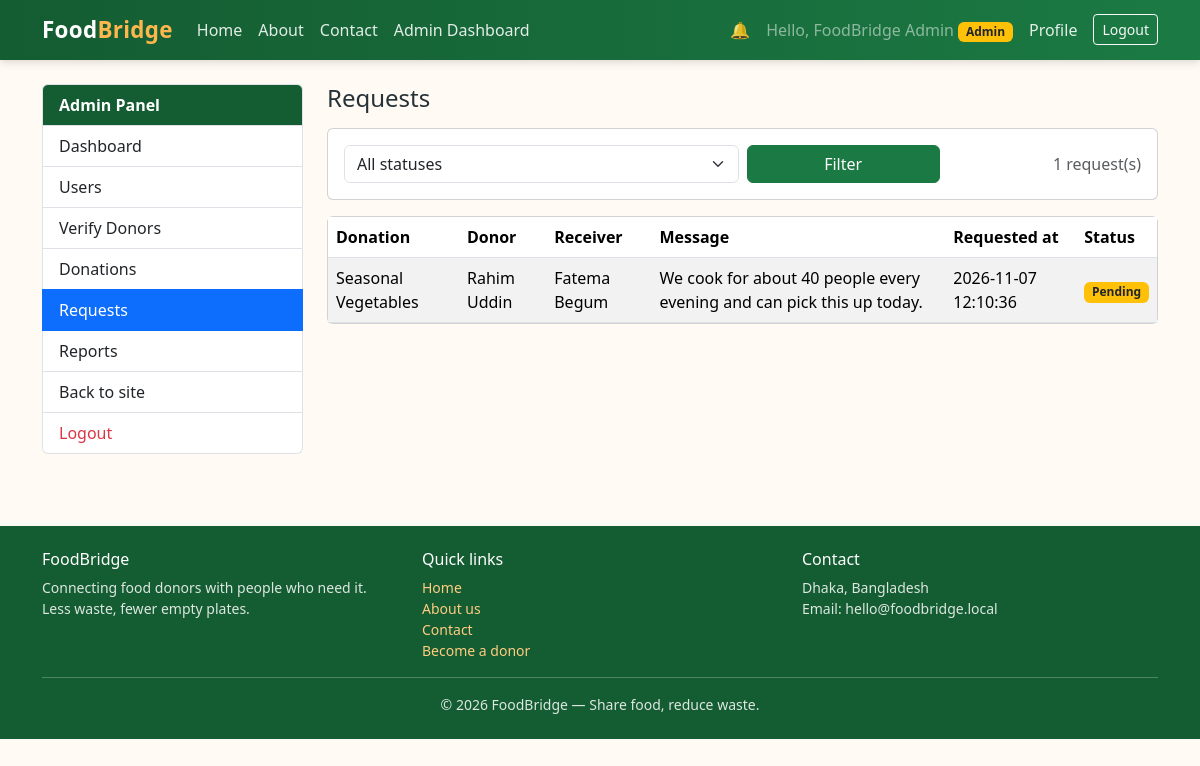
The app's page /admin/requests.php (signed in) with its own data.
### tables this page shows
CREATE TABLE IF NOT EXISTS food_requests (
    id          INT UNSIGNED AUTO_INCREMENT PRIMARY KEY,
    donation_id INT UNSIGNED NOT NULL,
    receiver_id INT UNSIGNED NOT NULL,
    message     TEXT         NULL,
    status      ENUM('pending', 'accepted', 'rejected', 'completed') NOT NULL DEFAULT 'pending',
    created_at  TIMESTAMP    NOT NULL DEFAULT CURRENT_TIMESTAMP,
    CONSTRAINT fk_requests_donation
        FOREIGN KEY (donation_id) REFERENCES food_donations (id)
        ON DELETE CASCADE ON UPDATE CASCADE,
    CONSTRAINT fk_requests_receiver
        FOREIGN KEY (receiver_id) REFERENCES users (id)
        ON DELETE CASCADE ON UPDATE CASCADE
);

CREATE TABLE IF NOT EXISTS food_donations (
    id            INT UNSIGNED AUTO_INCREMENT PRIMARY KEY,
    donor_id      INT UNSIGNED NOT NULL,
    title         VARCHAR(150) NOT NULL,
    description   TEXT         NULL,
    category      VARCHAR(100) NOT NULL,
    quantity      DECIMAL(10, 2) NOT NULL,
    unit          VARCHAR(20)  NOT NULL DEFAULT 'pcs',
    pickup_address VARCHAR(255) NOT NULL,
    expiry_time   DATETIME     NOT NULL,
    image         VARCHAR(255) NULL,                        
    status        ENUM('available', 'requested', 'completed', 'expired') NOT NULL DEFAULT 'available',
    created_at    TIMESTAMP    NOT NULL DEFAULT CURRENT_TIMESTAMP,
    CONSTRAINT fk_donations_donor
        FOREIGN KEY (donor_id) REFERENCES users (id)
        ON DELETE CASCADE ON UPDATE CASCADE
);

CREATE TABLE IF NOT EXISTS users (
    id                INT UNSIGNED AUTO_INCREMENT PRIMARY KEY,
    name              VARCHAR(100) NOT NULL,
    email             VARCHAR(150) NOT NULL UNIQUE,
    password          VARCHAR(255) NOT NULL,               
    phone             VARCHAR(20)  NULL,
    address           VARCHAR(255) NULL,
    role              ENUM('admin', 'donor', 'receiver') NOT NULL DEFAULT 'receiver',
    organization_name VARCHAR(150) NULL,
    is_verified       TINYINT(1)   NOT NULL DEFAULT 0,
    status            ENUM('active', 'inactive', 'suspended') NOT NULL DEFAULT 'active',
    created_at        TIMESTAMP    NOT NULL DEFAULT CURRENT_TIMESTAMP
);

### admin/requests.php (the view, shortened to what this page needs)
<?php
require_once __DIR__ . '/../config/db.php';
$status = trim($_GET['status'] ?? '');
if (!in_array($status, ['pending', 'accepted', 'rejected', 'completed'], true)) {
    $status = '';
}
$sql = "SELECT fr.*, fd.title AS donation_title,
               donor.name AS donor_name, receiver.name AS receiver_name
        FROM food_requests fr
        JOIN food_donations fd ON fd.id = fr.donation_id
        JOIN users donor ON donor.id = fd.donor_id
        JOIN users receiver ON receiver.id = fr.receiver_id";
if ($status !== '') {
    $stmt = $pdo->prepare($sql . ' WHERE fr.status = ? ORDER BY fr.created_at DESC');
    $stmt->execute([$status]);
} else {
    $stmt = $pdo->query($sql . ' ORDER BY fr.created_at DESC');
}
$requests = $stmt->fetchAll();
$reqBadge = [
    'pending'   => 'bg-warning text-dark',
    'accepted'  => 'bg-success',
    'rejected'  => 'bg-danger',
    'completed' => 'bg-primary',
];
include __DIR__ . '/../includes/header.php';
?>
<div class="row g-4">
    <div class="col-lg-3">
        <?php include __DIR__ . '/../includes/admin_sidebar.php'; ?>
    </div>
    <div class="col-lg-9">
        <h1 class="h4 mb-3">Requests</h1>
        <form method="get" action="" class="card p-3 mb-3">
            <div class="row g-2 align-items-center">
                <div class="col-md-6">
                    <select class="form-select" name="status">
                        <option value="">All statuses</option>
                    </select>
                </div>
                <div class="col-md-3 d-grid">
                    <button type="submit" class="btn btn-fb-green">Filter</button>
                </div>
                <div class="col-md-3 text-md-end">
                    <span class="text-muted"><?= count($requests) ?> request(s)</span>
                </div>
            </div>
        </form>
        <div class="card">
            <div class="card-body p-0">
                <div class="table-responsive">
                    <table class="table table-striped table-hover mb-0 align-middle">
                        <thead>
                            <tr>
                                <th>Donation</th>
                                <th>Donor</th>
                                <th>Receiver</th>
                                <th>Message</th>
                                <th>Requested at</th>
                                <th>Status</th>
                            </tr>
                        </thead>
                        <tbody>
                            <?php foreach ($requests as $r): ?>
                                <tr>
                                    <td><?= htmlspecialchars($r['donation_title'], ENT_QUOTES, 'UTF-8') ?></td>
                                    <td><?= htmlspecialchars($r['donor_name'], ENT_QUOTES, 'UTF-8') ?></td>
                                    <td><?= htmlspecialchars($r['receiver_name'], ENT_QUOTES, 'UTF-8') ?></td>
                                    <td><?= htmlspecialchars($r['message'] ?? '—', ENT_QUOTES, 'UTF-8') ?></td>
                                    <td><?= htmlspecialchars($r['created_at'], ENT_QUOTES, 'UTF-8') ?></td>
                                    <td><span class="badge <?= $reqBadge[$r['status']] ?? 'bg-secondary' ?> text-capitalize"><?= htmlspecialchars($r['status'], ENT_QUOTES, 'UTF-8') ?></span></td>
                                </tr>
                            <?php endforeach; ?>
                        </tbody>
                    </table>
                </div>
            </div>
        </div>
    </div>
</div>
<?php include __DIR__ . '/../includes/footer.php'; ?>

### assets/css/style.css (style rules this page uses)
:root { --fb-green: #1b7a43; --fb-green-dark: #145c32; --fb-green-light: #e6f4ec; --fb-orange: #f57c00; --fb-orange-dark: #e65100; --fb-cream: #fffaf3; }
body { background-color: var(--fb-cream); color: #263238; }
.btn-fb-green { background-color: var(--fb-green); border-color: var(--fb-green); color: #fff; }

### records on screen
food_requests: donation.title "Seasonal Vegetables", users.name "Rahim Uddin", receiver.name "Fatema Begum", message "We cook for about 40 people every evening and can pick this up today.", created_at "2026-11-07 12:10:36", status "Pending"

### other values on screen
$userName "FoodBridge Admin"
$role "Admin"
$label "Dashboard"
$label "Users"
$label "Verify Donors"
$label "Donations"
$label "Requests"
$label "Reports"
count($requests) "1"
